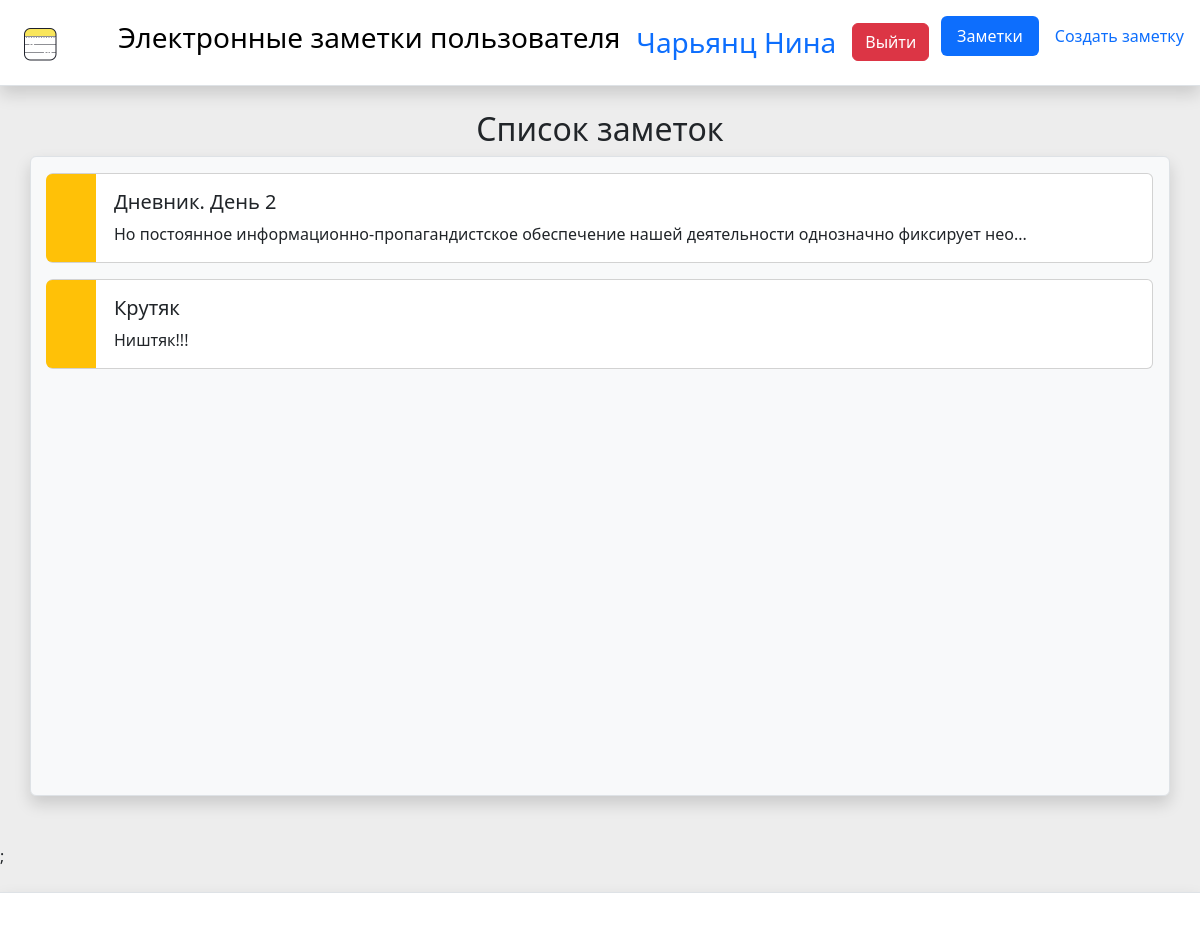
Page /app/index.php (signed in) on the committed database.
### tables this page shows
CREATE TABLE `pages` (
  `id` int(11) NOT NULL,
  `userId` int(11) NOT NULL,
  `title` varchar(255) NOT NULL,
  `text_crop` varchar(255) NOT NULL,
  `text` text NOT NULL
);

### app/index.php (the view, shortened to what this page needs)
 <!doctype html>
<html lang="ru" data-bs-theme="white">
  <head>
    <link href="https://cdn.jsdelivr.net/npm/bootstrap@5.3.0/dist/css/bootstrap.min.css" rel="stylesheet">
  </head>
  <body style="margin:0px; background-color: #ededed;">
	<header class="d-flex flex-wrap justify-content-center py-3 mb-4 border-bottom bg-white shadow">
			<div class="d-flex align-items-center mb-3 mb-md-0 me-md-auto">
				<a href="index.php" class=" link-body-emphasis text-decoration-none">
        <img class="bi me-5 ms-3" width="50" height="50" src="img/gl.png">
        <span class="fs-3">Электронные заметки пользователя </span>
        </a>
        <span class="text-primary fs-3 ms-3"><?php echo $_SESSION['surname']." ".$_SESSION['name'];?></span>
        <a href="user_exit.php" class="btn btn-danger ms-3">Выйти</a>
			</div>
      <ul class="nav nav-pills">
        <li class="nav-item"><a href="index.php" class="nav-link active" aria-current="page">Заметки</a></li>
        <li class="nav-item"><a href="note_create.php" class="nav-link">Создать заметку</a></li>
      </ul>
    </header>
    <div class="container text-center"><h2>Список заметок</h2></div>
    <div class="container border rounded shadow p-3 mb-5 bg-body-tertiary" style="min-height: 80vh;">
			<?php
				require_once("connectDB.php");
				$userId = $_SESSION['userId'];
				$result = mysqli_query($link, "SELECT * FROM pages WHERE userId = '{$userId}' ");
				while ($row = mysqli_fetch_row($result))
				{
					$hash_id = base64_encode($row[0]);
					echo "<a class='link-offset-2 link-underline link-underline-opacity-0' href='note.php?pid={$hash_id}'>
									<div class='card mb-3' >
									  <div class='row g-1'>
									    <div class='col-md-1 bg-warning rounded-start' style='width: 50px'></div>
									    <div class='col-md-11'>
									      <div class='card-body'>
									        <h5 class='card-title'>{$row[2]}</h5>
									        <p class='card-text'>{$row[3]}</p>
									      </div>
									    </div>
									  </div>
									</div>
								</a>";
				}
			?>
		</div>;
	<footer class="d-flex flex-wrap justify-content-between align-items-center py-3 my-4 border-top shadow bg-white p-2 mb-0">
	    <div class="col-md-4 d-flex align-items-center">
	      <a href="/" class="mb-3 me-2 mb-md-0 text-body-secondary text-decoration-none lh-1">
	        <svg class="bi" width="30" height="24"><use xlink:href="#bootstrap"></use></svg>
	      </a>
	    </div>
	</footer>
  </body>
</html>

### rows in the picture
pages: title "Дневник. День 2", text_crop "Но постоянное информационно-пропагандистское обеспечение нашей деятельности однозначно фиксирует нео..."
pages: title "Крутяк", text_crop "Ништяк!!!"

### other values in the picture
$_SESSION['surname'] "Чарьянц"
$_SESSION['name'] "Нина"
